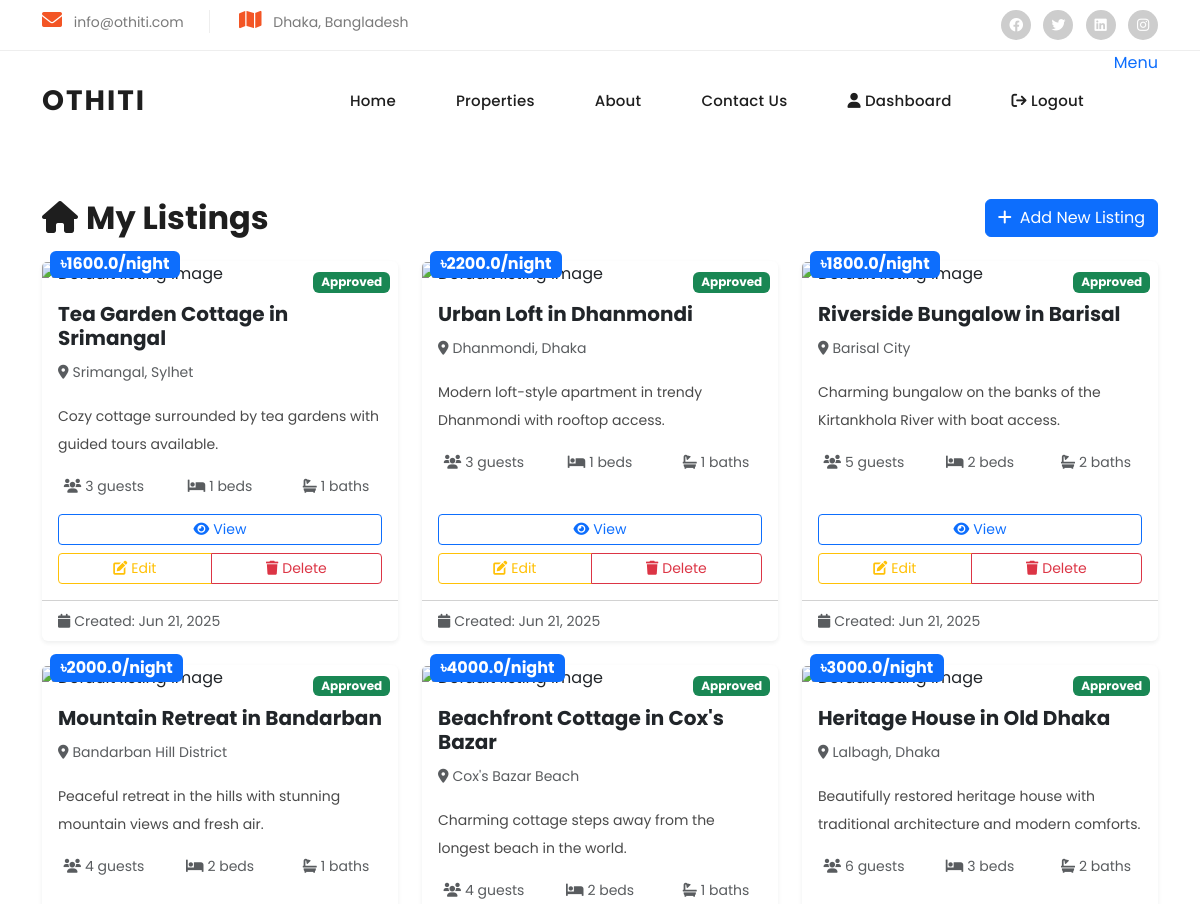
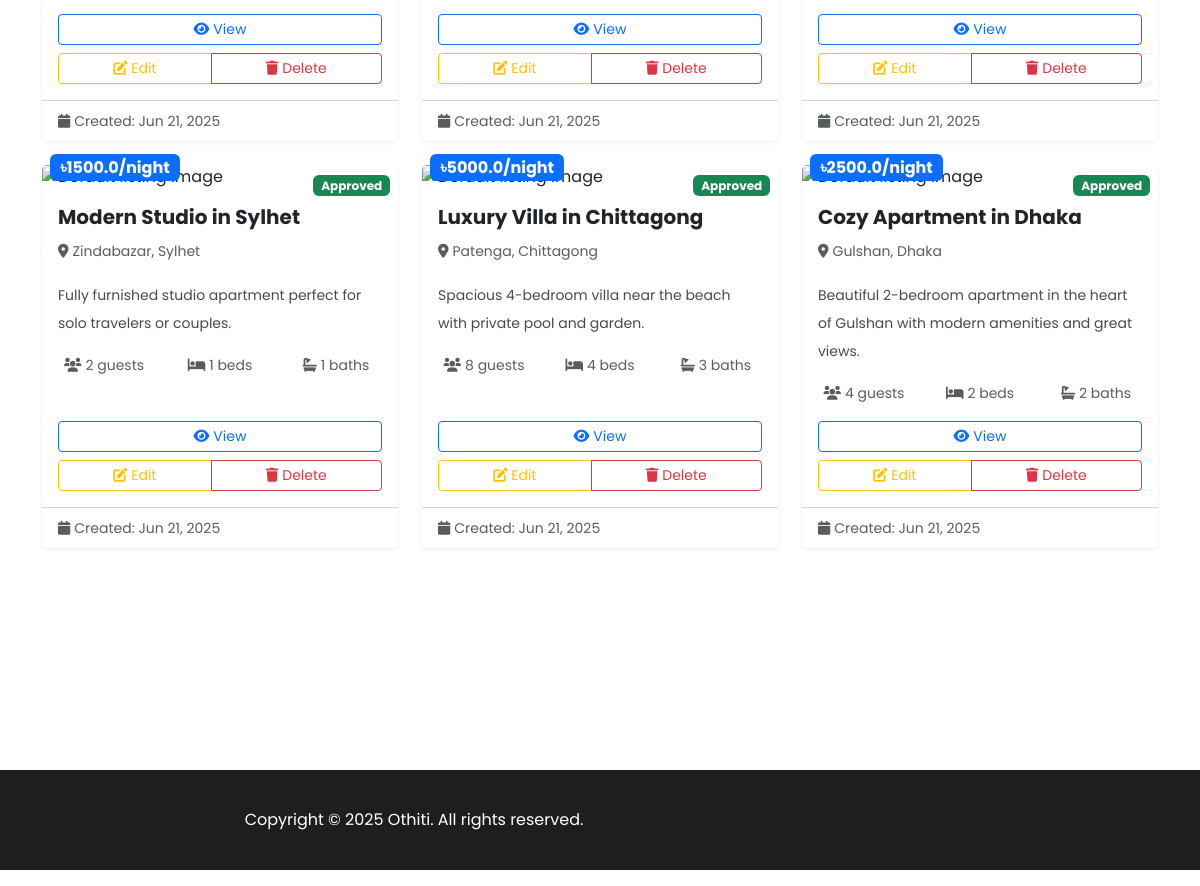
The page /host/my-listings (signed in) on the database as committed earlier (2 pictures, top to bottom).
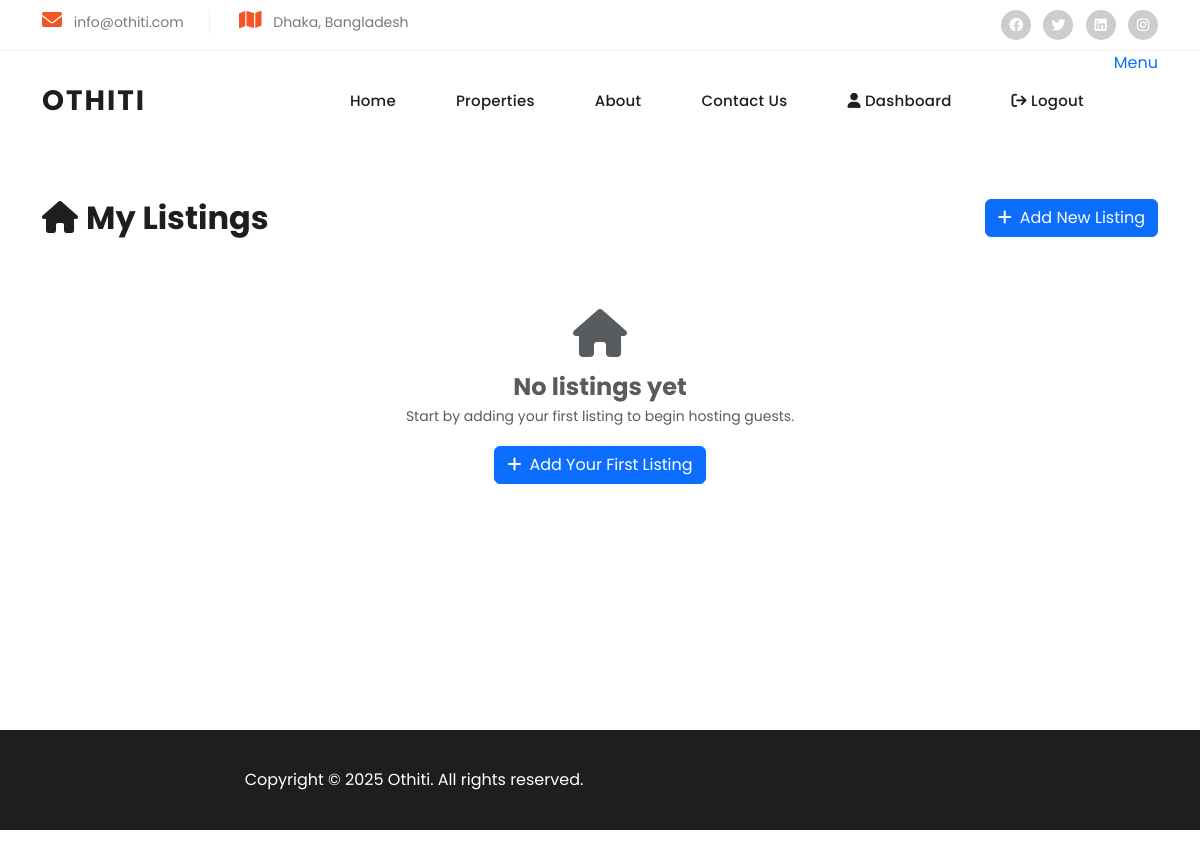
The same page on the database as committed later.
### app/models.py (models this page shows, shortened)
class Listing(db.Model):
    id = db.Column(db.Integer, primary_key=True)
    title = db.Column(db.String(120), nullable=False)
    location = db.Column(db.String(120), nullable=False)
    description = db.Column(db.Text, nullable=False)
    price_per_night = db.Column(db.Float, nullable=False)
    guest_capacity = db.Column(db.Integer)
    bedrooms = db.Column(db.Integer)
    bathrooms = db.Column(db.Integer)
    house_rules = db.Column(db.Text)
    image_filename = db.Column(db.String(255))  # Primary image
    status = db.Column(db.Enum(ListingStatus), default=ListingStatus.DRAFT)
    created_at = db.Column(db.DateTime, default=datetime.utcnow)
    updated_at = db.Column(db.DateTime, onupdate=datetime.utcnow)
    user_id = db.Column(db.Integer, db.ForeignKey('user.id'), nullable=False)
    bookings = db.relationship('Booking', backref='listing', lazy=True)
    images = db.relationship('ListingImage', backref='listing', lazy=True)
    reviews = db.relationship('Review', backref='listing', lazy=True)

### app/routes/host_routes.py (the view)
@host_bp.route('/my-listings')
@login_required
def my_listings():
    if current_user.role != 'host':
        flash('Access denied. Host privileges required.', 'error')
        return redirect(url_for('public.index'))
    page = request.args.get('page', 1, type=int)
    pagination = Listing.query.filter_by(user_id=current_user.id)\
        .order_by(Listing.created_at.desc())\
        .paginate(page=page, per_page=10, error_out=False)
    return render_template('host/my_listings.html', pagination=pagination)

### app/templates/host/my_listings.html (shortened to what this page needs)
{% extends "base.html" %}
{% block content %}
<div class="container py-5">
    <div class="row">
        <div class="col-12">
            <div class="d-flex justify-content-between align-items-center mb-4">
                <h2 class="mb-0">
                    <i class="fas fa-home me-2"></i>My Listings
                </h2>
                <a href="{{ url_for('host.add_listing') }}" class="btn btn-primary">
                    <i class="fas fa-plus me-2"></i>Add New Listing
                </a>
            </div>
            {% if pagination.items %}
                <div class="row">
                    {% for listing in pagination.items %}
                    <div class="col-lg-6 col-xl-4 mb-4">
                        <div class="card h-100 shadow-sm border-0">
                            <div class="position-relative">
                                <div class="position-absolute top-0 end-0 m-2">
                                    {% if listing.status.value == 'APPROVED' %}
                                        <span class="badge bg-success">Approved</span>
                                    {% elif listing.status.value == 'PENDING' %}
                                        <span class="badge bg-warning text-dark">Pending</span>
                                    {% elif listing.status.value == 'REJECTED' %}
                                        <span class="badge bg-danger">Rejected</span>
                                    {% endif %}
                                </div>
                                <div class="position-absolute bottom-0 start-0 m-2">
                                    <span class="badge bg-primary fs-6">৳{{ listing.price_per_night }}/night</span>
                                </div>
                            </div>
                            <div class="card-body d-flex flex-column">
                                <h5 class="card-title">{{ listing.title }}</h5>
                                <p class="card-text text-muted">
                                    <i class="fas fa-map-marker-alt me-1"></i>{{ listing.location }}
                                </p>
                                <p class="card-text">{{ listing.description[:100] }}{% if listing.description|length > 100 %}...{% endif %}</p>
                                <div class="row text-center mb-3">
                                    <div class="col-4">
                                        <small class="text-muted">
                                            <i class="fas fa-users me-1"></i>{{ listing.guest_capacity }} guests
                                        </small>
                                    </div>
                                    <div class="col-4">
                                        <small class="text-muted">
                                            <i class="fas fa-bed me-1"></i>{{ listing.bedrooms }} beds
                                        </small>
                                    </div>
                                    <div class="col-4">
                                        <small class="text-muted">
                                            <i class="fas fa-bath me-1"></i>{{ listing.bathrooms }} baths
                                        </small>
                                    </div>
                                </div>
                                <div class="mt-auto">
                                    <div class="d-grid gap-2">
                                        <a href="{{ url_for('listings.listing_detail', id=listing.id) }}" class="btn btn-outline-primary btn-sm">
                                            <i class="fas fa-eye me-1"></i>View
                                        </a>
                                        <div class="btn-group" role="group">
                                            <a href="{{ url_for('host.edit_listing', id=listing.id) }}" class="btn btn-outline-warning btn-sm">
                                                <i class="fas fa-edit me-1"></i>Edit
                                            </a>
                                            <button type="button" class="btn btn-outline-danger btn-sm"
                                                    onclick="confirmDelete({{ listing.id }}, '{{ listing.title }}')">
                                                <i class="fas fa-trash me-1"></i>Delete
                                            </button>
                                        </div>
                                    </div>
                                </div>
                            </div>
                            <div class="card-footer bg-transparent">
                                <small class="text-muted">
                                    <i class="fas fa-calendar me-1"></i>Created: {{ listing.created_at.strftime('%b %d, %Y') }}
                                </small>
                            </div>
                        </div>
                    </div>
                    {% endfor %}
                </div>
            {% else %}
                <div class="text-center py-5">
                    <i class="fas fa-home fa-3x text-muted mb-3"></i>
                    <h4 class="text-muted">No listings yet</h4>
                    <p class="text-muted">Start by adding your first listing to begin hosting guests.</p>
                    <a href="{{ url_for('host.add_listing') }}" class="btn btn-primary">
                        <i class="fas fa-plus me-2"></i>Add Your First Listing
                    </a>
                </div>
            {% endif %}
        </div>
    </div>
</div>
{% endblock %}

### app/templates/base.html (shortened to what this page needs)
<!DOCTYPE html>
<html lang="en">
  <head>
    <link href="{{ url_for('static', filename='vendor/bootstrap/css/bootstrap.min.css') }}" rel="stylesheet">
    <link rel="stylesheet" href="{{ url_for('static', filename='css/fontawesome.css') }}">
    <link rel="stylesheet" href="{{ url_for('static', filename='css/templatemo-villa-agency.css') }}">
    <link rel="stylesheet" href="{{ url_for('static', filename='css/owl.css') }}">
    <link rel="stylesheet" href="{{ url_for('static', filename='css/animate.css') }}">
    <link rel="stylesheet" href="https://unpkg.com/swiper@7/swiper-bundle.min.css"/>
  </head>
<body>
  <div class="sub-header">
    <div class="container">
      <div class="row">
        <div class="col-lg-8 col-md-8">
          <ul class="info">
            <li><i class="fa fa-envelope"></i> info@othiti.com</li>
            <li><i class="fa fa-map"></i> Dhaka, Bangladesh</li>
          </ul>
        </div>
        <div class="col-lg-4 col-md-4">
          <ul class="social-links">
            <li><a href="#"><i class="fab fa-facebook"></i></a></li>
            <li><a href="#" target="_blank"><i class="fab fa-twitter"></i></a></li>
            <li><a href="#"><i class="fab fa-linkedin"></i></a></li>
            <li><a href="#"><i class="fab fa-instagram"></i></a></li>
          </ul>
        </div>
      </div>
    </div>
  </div>
  <header class="header-area header-sticky">
    <div class="container">
        <div class="row">
            <div class="col-12">
                <nav class="main-nav">
                    <a href="{{ url_for('public.index') }}" class="logo">
                        <h1>Othiti</h1>
                    </a>
                    <ul class="nav">
                      <li><a href="{{ url_for('public.index') }}" class="{% if request.endpoint == 'public.index' %}active{% endif %}">Home</a></li>
                      <li><a href="{{ url_for('listings.listings') }}" class="{% if request.endpoint == 'listings.listings' %}active{% endif %}">Properties</a></li>
                      <li><a href="{{ url_for('public.about') }}" class="{% if request.endpoint == 'public.about' %}active{% endif %}">About</a></li>
                      <li><a href="{{ url_for('public.contact') }}" class="{% if request.endpoint == 'public.contact' %}active{% endif %}">Contact Us</a></li>
                      {% if current_user.is_authenticated %}
                        {% if current_user.role == 'host' %}
                          <li><a href="{{ url_for('host.host_dashboard') }}"><i class="fa fa-user"></i> Dashboard</a></li>
                        {% else %}
                          <li><a href="{{ url_for('user.profile') }}"><i class="fa fa-user"></i> Profile</a></li>
                        {% endif %}
                        <li><a href="{{ url_for('auth.logout') }}"><i class="fa fa-sign-out"></i> Logout</a></li>
                      {% else %}
                        <li><a href="{{ url_for('auth.login') }}"><i class="fa fa-sign-in"></i> Login</a></li>
                        <li><a href="{{ url_for('auth.register') }}"><i class="fa fa-user-plus"></i> Register</a></li>
                      {% endif %}
                  </ul>
                    <a class='menu-trigger'>
                        <span>Menu</span>
                    </a>
                </nav>
            </div>
        </div>
    </div>
  </header>
  {% block content %}{% endblock %}
  <footer>
    <div class="container">
      <div class="col-lg-8">
        <p>Copyright © 2025 Othiti. All rights reserved.
              </div>
    </div>
  </footer>
  </body>
</html>

### app/static/css/templatemo-villa-agency.css (style rules this page uses)
* { box-sizing: border-box; }
html, body { font-family: 'Poppins', sans-serif; margin: 0; padding: 0; }
a { text-decoration: none !important; }
h1, h2, h3, h4, h5, h6 { color: #1e1e1e; margin: 0; font-weight: 700; }
ul { list-style: none; margin: 0; padding: 0; }
p { font-size: 14px; line-height: 28px; color: #4a4a4a; }
.sub-header { background-color: #fff; padding: 10px 0px; border-bottom: 1px solid #eee; }
.sub-header ul li { display: inline-block; }
.sub-header ul.social-links { text-align: right; }
.sub-header ul.social-links li { margin-left: 8px; }
.sub-header ul.social-links li a { display: inline-block; width: 30px; height: 30px; background-color: #cdcdcd; border-radius: 50%; text-align: center; line-height: 30px; color: #fff; font-size: 14px; transition: all .3s; }
.sub-header ul.info li { font-size: 14px; color: #7a7a7a; border-right: 1px solid #eee; margin-right: 25px; padding-right: 25px; }
.sub-header ul.info li:last-child { margin-right: 0px; padding-right: 0px; border-right: none; }
.sub-header ul.info li i { font-size: 20px; color: #f35525; margin-right: 8px; }
.header-area { position: relative; background-color: #fff; height: 100px; z-index: 100; transition: all .5s ease 0s; }
.header-area .main-nav { background: transparent; display: flex; }
.header-area .main-nav .logo h1 { line-height: 100px; font-size: 28px; text-transform: uppercase; color: #1e1e1e; font-weight: 700; letter-spacing: 2px; }
.header-area .main-nav ul.nav { flex-basis: 100%; margin-top: 30px; justify-content: right; transition: all 0.3s ease 0s; position: relative; z-index: 999; }
.header-area .main-nav .nav li { padding-left: 10px; padding-right: 10px; height: 100px; line-height: 100px; }
.header-area .main-nav .nav li a { display: block; padding-left: 20px; padding-right: 20px; font-weight: 500; font-size: 15px; height: 40px; line-height: 40px; text-transform: capitalize; color: #1e1e1e; transition: all 0.4s ease 0s; border: transparent; letter-spacing: .25px; }
footer { margin-top: 150px; background-color: #1e1e1e; min-height: 100px; }
footer p { text-align: center; line-height: 100px; color: #fff; font-size: 16px; font-weight: 400; }

Rows that differ between the two databases and show on the page:
removed Listing: status "Approved", price_per_night "1600.0", title "Tea Garden Cottage in Srimangal", location "Srimangal, Sylhet", description "Cozy cottage surrounded by tea gardens with guided tours available.", guest_capacity "3", bedrooms "1", bathrooms "1", created_at "Jun 21, 2025"
removed Listing: status "Approved", price_per_night "2200.0", title "Urban Loft in Dhanmondi", location "Dhanmondi, Dhaka", description "Modern loft-style apartment in trendy Dhanmondi with rooftop access.", guest_capacity "3", bedrooms "1", bathrooms "1", created_at "Jun 21, 2025"
removed Listing: status "Approved", price_per_night "1800.0", title "Riverside Bungalow in Barisal", location "Barisal City", description "Charming bungalow on the banks of the Kirtankhola River with boat access.", guest_capacity "5", bedrooms "2", bathrooms "2", created_at "Jun 21, 2025"
removed Listing: status "Approved", price_per_night "2000.0", title "Mountain Retreat in Bandarban", location "Bandarban Hill District", description "Peaceful retreat in the hills with stunning mountain views and fresh air.", guest_capacity "4", bedrooms "2", bathrooms "1", created_at "Jun 21, 2025"
removed Listing: status "Approved", price_per_night "4000.0", title "Beachfront Cottage in Cox's Bazar", location "Cox's Bazar Beach", description "Charming cottage steps away from the longest beach in the world.", guest_capacity "4", bedrooms "2", bathrooms "1", created_at "Jun 21, 2025"
removed Listing: status "Approved", price_per_night "3000.0", title "Heritage House in Old Dhaka", location "Lalbagh, Dhaka", description "Beautifully restored heritage house with traditional architecture and modern comforts.", guest_capacity "6", bedrooms "3", bathrooms "2", created_at "Jun 21, 2025"
removed Listing: status "Approved", price_per_night "1500.0", title "Modern Studio in Sylhet", location "Zindabazar, Sylhet", description "Fully furnished studio apartment perfect for solo travelers or couples.", guest_capacity "2", bedrooms "1", bathrooms "1", created_at "Jun 21, 2025"
removed Listing: status "Approved", price_per_night "5000.0", title "Luxury Villa in Chittagong", location "Patenga, Chittagong", description "Spacious 4-bedroom villa near the beach with private pool and garden.", guest_capacity "8", bedrooms "4", bathrooms "3", created_at "Jun 21, 2025"
removed Listing: status "Approved", price_per_night "2500.0", title "Cozy Apartment in Dhaka", location "Gulshan, Dhaka", description "Beautiful 2-bedroom apartment in the heart of Gulshan with modern amenities and great views.", guest_capacity "4", bedrooms "2", bathrooms "2", created_at "Jun 21, 2025"
Other text that changed with them:
text now shown: "No listings yet Start by adding your first listing to begin hosting guests. Add Your First Listing"
